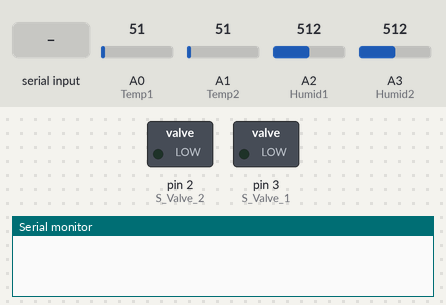
This program was run on a simulated Arduino Uno, built with avr-gcc and run on an emulated ATmega328P. On the bench: switched loads named in the program (green lamp = pin HIGH), the last lines printed to the serial monitor. The test bench sets the inputs (shaded band); at power-on: A0 (Temp1) = 51, A1 (Temp2) = 51, A2 (Humid1) = 512, A3 (Humid2) = 512.

Above: at 1.2 s.
1.3 s: "1" received over Serial
2.8 s: "A" received over Serial
5.8 s: "2" received over Serial
7.3 s: "3" received over Serial
At 8.0 s:
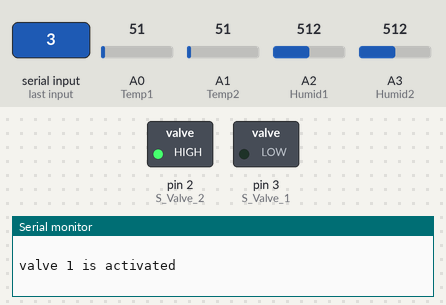
8.8 s: "1" received over Serial
At 9.2 s:
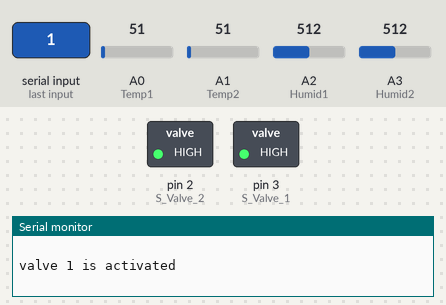
10.3 s: "4" received over Serial
At 11.6 s:
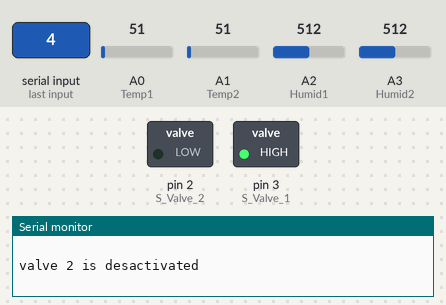
Timing chart, 0 to 12.8 s (numbered marks = the images above; inputs shaded):
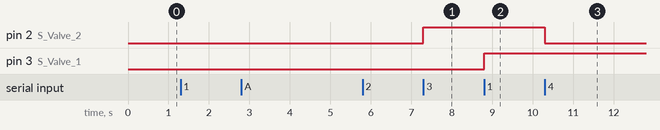

Measured:
- after the input at 7.3 s, pin 2 (S_Valve_2): LOW → HIGH at once
- after the input at 8.8 s, pin 3 (S_Valve_1): LOW → HIGH at once
- after the input at 10.3 s, pin 2 (S_Valve_2): HIGH → LOW at once

The program:

main.cpp
```cpp
//consts
  const int  tc1 = 15 ; //the needed temputure to active the solenoid 1 should be  15 degrees
  const int  tc2 = 25 ; // the needed temputure to active the solenoid 2 should be  25 degrees
  const int  hmdc1 = 30 ; // the needed Humidity to active the solenoid 1 should be   30 %
  const int  hmdc2 = 20 ; // the needed Humidity to active the solenoid 2 should be  20 %
//variables declaration
  int S_Valve_1 = 3, S_Valve_2 = 2;
  int Temp1 =  A0, Temp2 =  A1, Humid1 =  A2, Humid2 = A3;

  char mode = 'A'; // the mode A : automated  or  M : manual
  int user_typed = 1;

void setup() {

  //setup the Serial
  Serial.begin(9600);

  //inputs ' pins setup
  pinMode(Temp1, INPUT);
  pinMode(Temp2, INPUT);
  pinMode(Humid1, INPUT);
  pinMode(Humid2, INPUT);
  //outputs ' pins setup
  pinMode(S_Valve_1, OUTPUT);
  pinMode(S_Valve_2, OUTPUT);


}

void loop() {
  //


  if(mode == 'A')
  {


      int process_done = 0;
     //if u get the need tempurateur & humadity active the valve

     if(process_done == 0){
     if(map(analogRead(Temp1), 0, 1023, 100, 0) == tc1 & map(analogRead(Humid1), 0, 1023, 100, 0)== hmdc1 )
     {
          //activ valve 1
          //notification
                  Serial.println(" ");
                  Serial.println(">>>> NOTIFICATION FROM AUTOMATED MODE !!");
                  Serial.println("    valve 1 is activated");
                  Serial.println(" ");
          //activ valve 1
                  digitalWrite(S_Valve_1,1);
          //delay
                  Serial.println("****************irrigation process****************");
                  Serial.print("wait.");
                  int counter = 10;
                  while(counter != 0){
                    Serial.print(".");
                    delay(100);
                    counter--;
                  }

          //stop valve 1

                  Serial.println("****************irrigation process done****************");
                  process_done = 1;

        }
          while(process_done == 1){
            if( map( analogRead(Temp2), 0, 1023, 100, 0 ) != tc2 | map( analogRead(Humid2), 0, 1023, 100, 0) != hmdc2 )
              {
                digitalWrite(S_Valve_1,0);
                process_done = 0;
              }
            };
          //change sensor values


     }
     if( map( analogRead(Temp2), 0, 1023, 100, 0 ) == tc2 & map( analogRead(Humid2), 0, 1023, 100, 0) == hmdc2 )
     {
        int process_done = 0;
        if(process_done == 0){
          //activ valve 2
          //notification
                  Serial.println(" ");
                  Serial.println(">>>> NOTIFICATION FROM AUTOMATED MODE !!");
                  Serial.println("    valve 2 is activated");
                  Serial.println(" ");
          //activ valve 2
                  digitalWrite(S_Valve_2,1);
          //delay
                  Serial.println("****************irrigation process****************");
                  Serial.print("wait.");
                  int counter = 10;
                  while(counter != 0){
                    Serial.print(".");
                    delay(100);
                    counter--;
                  }

          //stop valve 2

                  Serial.println("****************irrigation process done****************");
                  process_done = 1;
        }

          while(process_done == 1){
            if( map( analogRead(Temp2), 0, 1023, 100, 0 ) != tc2 | map( analogRead(Humid2), 0, 1023, 100, 0) != hmdc2 )
              {
                digitalWrite(S_Valve_2,0);
                process_done = 0;
              }
            };

     }
  }

  //active only once each time
  if(user_typed == 1)
  {
    Serial.println(" ");
    Serial.println(" ");
    Serial.println(" ");
    Serial.println(" ");
    Serial.println(" ");
    Serial.println(" ");
    Serial.println(">>welcome user , what you wanna do :");
    Serial.println("          Type 1 if you wanna consult your data");
    Serial.println("          Type 2 if you wanna the Mannual Mode");
    Serial.println(" ");
    Serial.println(" ");
    Serial.println(" ");
    user_typed = 0;
  }
  //if user entred something else
  if(Serial.available())
    {
      char action = Serial.read();

      user_typed = 1;

      if(action == '1')
        {
          Serial.println("==================== Data ====================");
              Serial.println("    GREEN ZONE 1 : ");
                  Serial.print("        Tempurature : ");
                  Serial.println( map(analogRead(Temp1), 0, 1023, 100, 0) );

                  Serial.print("        Humidity : ");
                  Serial.println( map(analogRead(Humid1), 0, 1023, 100, 0) );


              Serial.println("    GREEN ZONE 2 : ");
                  Serial.print("        Tempurature : ");
                  Serial.println( map(analogRead(Humid1), 0, 1023, 100, 0) );

                  Serial.print("        Humidity : ");
                  Serial.println( map(analogRead(Humid2), 0, 1023, 100, 0) );
          Serial.println("==============================================");
          delay(4000);
        }
      else if(action == '2')
        {
            //notifie that the manual mode is activated
            Serial.println(" ");
            Serial.println("Mannual mode is activated");
            Serial.println(" ");
            mode = 'M';

            //print the menu
             Serial.println("==================== manual mode menu ====================");
             Serial.println("    GREEN ZONE 1 : ");
                  Serial.println("        type 1 if you wanna active vanne . ");
                  Serial.println("        type 2 if you wanna stop vanne . ");


              Serial.println("    GREEN ZONE 2 : ");
                  Serial.println("        type 3 if you wanna active vanne . ");
                  Serial.println("        type 4 if you wanna stop vanne . ");

              Serial.println("    return to automated mode ");
                  Serial.println("        type 5 if you wanna if you wanna exit from the manual mode . ");

             Serial.println("==========================================================");

           while(mode == 'M')
           {

              if(Serial.available())
            {
              char manualAction = Serial.read();

                if(mode == 'M' & manualAction == '1' )
                {
                 //notifie that the valve 1 is activated
                  Serial.println(" ");
                  Serial.println("valve 1 is activated");
                  Serial.println(" ");

                  digitalWrite(S_Valve_1,1);
                }
                else if(mode == 'M' & manualAction == '2' )
                {
                 //notifie that the valve 1 is desactivated
                  Serial.println(" ");
                  Serial.println("valve 1 is desactivated");
                  Serial.println(" ");

                  digitalWrite(S_Valve_1,0);
                }
                else if(mode == 'M' & manualAction == '3' )
                {
                  //notifie that the valve 2 is activated
                  Serial.println(" ");
                  Serial.println("valve 1 is activated");
                  Serial.println(" ");

                  digitalWrite(S_Valve_2,1);
                }
                else if(mode == 'M' & manualAction == '4' )
                {
                 //notifie that the valve 2 is desactivated
                  Serial.println(" ");
                  Serial.println("valve 2 is desactivated");
                  Serial.println(" ");
                  digitalWrite(S_Valve_2,0);
                }
                else if(mode == 'M' & manualAction == '5' )
                {
                  //notifie that the automated mode is activated
                  Serial.println(" ");
                  Serial.println("Automated mode is activated");
                  Serial.println(" ");
                  //active automated mode
                  mode = 'A';
                }
              }

           }


        }
    }


}
```
